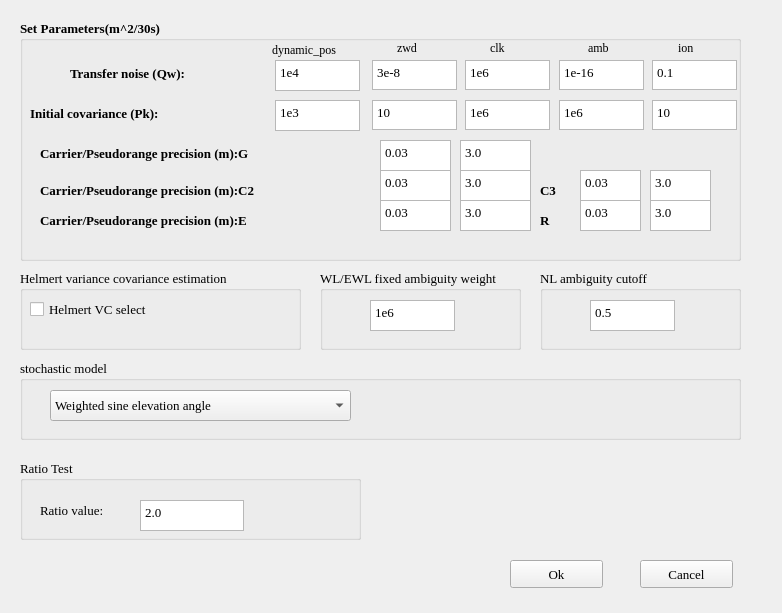
<?xml version="1.0" encoding="UTF-8"?>
<ui version="4.0">
 <class>ConfigWidget</class>
 <widget class="QWidget" name="ConfigWidget">
  <property name="geometry">
   <rect>
    <x>0</x>
    <y>0</y>
    <width>782</width>
    <height>613</height>
   </rect>
  </property>
  <property name="font">
   <font>
    <family>Times New Roman</family>
    <pointsize>10</pointsize>
   </font>
  </property>
  <property name="windowTitle">
   <string>ConfigWidget</string>
  </property>
  <property name="windowIcon">
   <iconset resource="resources.qrc">
    <normaloff>:/resources/icon3.png</normaloff>:/resources/icon3.png</iconset>
  </property>
  <widget class="QGroupBox" name="groupBox_del_2">
   <property name="geometry">
    <rect>
     <x>20</x>
     <y>20</y>
     <width>721</width>
     <height>241</height>
    </rect>
   </property>
   <property name="font">
    <font>
     <family>Times New Roman</family>
     <pointsize>10</pointsize>
     <weight>75</weight>
     <bold>true</bold>
    </font>
   </property>
   <property name="title">
    <string>Set Parameters(m^2/30s)</string>
   </property>
   <widget class="QPlainTextEdit" name="Qw_pos">
    <property name="geometry">
     <rect>
      <x>255</x>
      <y>40</y>
      <width>85</width>
      <height>31</height>
     </rect>
    </property>
    <property name="font">
     <font>
      <family>Times New Roman</family>
      <pointsize>10</pointsize>
      <weight>50</weight>
      <bold>false</bold>
     </font>
    </property>
    <property name="plainText">
     <string>1e4</string>
    </property>
   </widget>
   <widget class="QLabel" name="Qw_label">
    <property name="geometry">
     <rect>
      <x>50</x>
      <y>45</y>
      <width>201</width>
      <height>16</height>
     </rect>
    </property>
    <property name="text">
     <string>Transfer noise (Qw):</string>
    </property>
   </widget>
   <widget class="QPlainTextEdit" name="Qw_zwd">
    <property name="geometry">
     <rect>
      <x>352</x>
      <y>40</y>
      <width>85</width>
      <height>30</height>
     </rect>
    </property>
    <property name="font">
     <font>
      <family>Times New Roman</family>
      <pointsize>10</pointsize>
      <weight>50</weight>
      <bold>false</bold>
     </font>
    </property>
    <property name="plainText">
     <string>3e-8</string>
    </property>
   </widget>
   <widget class="QLabel" name="Pk_label">
    <property name="geometry">
     <rect>
      <x>10</x>
      <y>85</y>
      <width>251</width>
      <height>16</height>
     </rect>
    </property>
    <property name="text">
     <string>Initial covariance (Pk):</string>
    </property>
   </widget>
   <widget class="QLabel" name="label">
    <property name="geometry">
     <rect>
      <x>252</x>
      <y>20</y>
      <width>91</width>
      <height>20</height>
     </rect>
    </property>
    <property name="font">
     <font>
      <family>Times New Roman</family>
      <pointsize>9</pointsize>
      <weight>50</weight>
      <bold>false</bold>
     </font>
    </property>
    <property name="text">
     <string>dynamic_pos</string>
    </property>
   </widget>
   <widget class="QLabel" name="label_2">
    <property name="geometry">
     <rect>
      <x>377</x>
      <y>20</y>
      <width>31</width>
      <height>16</height>
     </rect>
    </property>
    <property name="font">
     <font>
      <family>Times New Roman</family>
      <pointsize>9</pointsize>
      <weight>50</weight>
      <bold>false</bold>
     </font>
    </property>
    <property name="text">
     <string>zwd</string>
    </property>
   </widget>
   <widget class="QLabel" name="label_3">
    <property name="geometry">
     <rect>
      <x>470</x>
      <y>20</y>
      <width>31</width>
      <height>16</height>
     </rect>
    </property>
    <property name="font">
     <font>
      <family>Times New Roman</family>
      <pointsize>9</pointsize>
      <weight>50</weight>
      <bold>false</bold>
     </font>
    </property>
    <property name="text">
     <string>clk</string>
    </property>
   </widget>
   <widget class="QPlainTextEdit" name="Qw_clk">
    <property name="geometry">
     <rect>
      <x>445</x>
      <y>40</y>
      <width>85</width>
      <height>30</height>
     </rect>
    </property>
    <property name="font">
     <font>
      <family>Times New Roman</family>
      <pointsize>10</pointsize>
      <weight>50</weight>
      <bold>false</bold>
     </font>
    </property>
    <property name="plainText">
     <string>1e6</string>
    </property>
   </widget>
   <widget class="QLabel" name="label_4">
    <property name="geometry">
     <rect>
      <x>568</x>
      <y>20</y>
      <width>31</width>
      <height>16</height>
     </rect>
    </property>
    <property name="font">
     <font>
      <family>Times New Roman</family>
      <pointsize>9</pointsize>
      <weight>50</weight>
      <bold>false</bold>
     </font>
    </property>
    <property name="text">
     <string>amb</string>
    </property>
   </widget>
   <widget class="QPlainTextEdit" name="Qw_amb">
    <property name="geometry">
     <rect>
      <x>539</x>
      <y>40</y>
      <width>85</width>
      <height>30</height>
     </rect>
    </property>
    <property name="font">
     <font>
      <family>Times New Roman</family>
      <pointsize>10</pointsize>
      <weight>50</weight>
      <bold>false</bold>
     </font>
    </property>
    <property name="plainText">
     <string>1e-16</string>
    </property>
   </widget>
   <widget class="QLabel" name="label_5">
    <property name="geometry">
     <rect>
      <x>658</x>
      <y>20</y>
      <width>31</width>
      <height>16</height>
     </rect>
    </property>
    <property name="font">
     <font>
      <family>Times New Roman</family>
      <pointsize>9</pointsize>
      <weight>50</weight>
      <bold>false</bold>
     </font>
    </property>
    <property name="text">
     <string>ion</string>
    </property>
   </widget>
   <widget class="QPlainTextEdit" name="Qw_ion">
    <property name="geometry">
     <rect>
      <x>632</x>
      <y>40</y>
      <width>85</width>
      <height>30</height>
     </rect>
    </property>
    <property name="font">
     <font>
      <family>Times New Roman</family>
      <pointsize>10</pointsize>
      <weight>50</weight>
      <bold>false</bold>
     </font>
    </property>
    <property name="plainText">
     <string>0.1</string>
    </property>
   </widget>
   <widget class="QPlainTextEdit" name="Pk_amb">
    <property name="geometry">
     <rect>
      <x>539</x>
      <y>80</y>
      <width>85</width>
      <height>30</height>
     </rect>
    </property>
    <property name="font">
     <font>
      <family>Times New Roman</family>
      <pointsize>10</pointsize>
      <weight>50</weight>
      <bold>false</bold>
     </font>
    </property>
    <property name="plainText">
     <string>1e6</string>
    </property>
   </widget>
   <widget class="QPlainTextEdit" name="Pk_pos">
    <property name="geometry">
     <rect>
      <x>255</x>
      <y>80</y>
      <width>85</width>
      <height>31</height>
     </rect>
    </property>
    <property name="font">
     <font>
      <family>Times New Roman</family>
      <pointsize>10</pointsize>
      <weight>50</weight>
      <bold>false</bold>
     </font>
    </property>
    <property name="plainText">
     <string>1e3</string>
    </property>
   </widget>
   <widget class="QPlainTextEdit" name="Pk_ion">
    <property name="geometry">
     <rect>
      <x>632</x>
      <y>80</y>
      <width>85</width>
      <height>30</height>
     </rect>
    </property>
    <property name="font">
     <font>
      <family>Times New Roman</family>
      <pointsize>10</pointsize>
      <weight>50</weight>
      <bold>false</bold>
     </font>
    </property>
    <property name="plainText">
     <string>10</string>
    </property>
   </widget>
   <widget class="QPlainTextEdit" name="Pk_clk">
    <property name="geometry">
     <rect>
      <x>445</x>
      <y>80</y>
      <width>85</width>
      <height>30</height>
     </rect>
    </property>
    <property name="font">
     <font>
      <family>Times New Roman</family>
      <pointsize>10</pointsize>
      <weight>50</weight>
      <bold>false</bold>
     </font>
    </property>
    <property name="plainText">
     <string>1e6</string>
    </property>
   </widget>
   <widget class="QPlainTextEdit" name="Pk_zwd">
    <property name="geometry">
     <rect>
      <x>352</x>
      <y>80</y>
      <width>85</width>
      <height>30</height>
     </rect>
    </property>
    <property name="font">
     <font>
      <family>Times New Roman</family>
      <pointsize>10</pointsize>
      <weight>50</weight>
      <bold>false</bold>
     </font>
    </property>
    <property name="plainText">
     <string>10</string>
    </property>
   </widget>
   <widget class="QLabel" name="label_6">
    <property name="geometry">
     <rect>
      <x>20</x>
      <y>123</y>
      <width>341</width>
      <height>21</height>
     </rect>
    </property>
    <property name="text">
     <string>Carrier/Pseudorange precision (m):G</string>
    </property>
   </widget>
   <widget class="QPlainTextEdit" name="L_precision">
    <property name="geometry">
     <rect>
      <x>360</x>
      <y>120</y>
      <width>71</width>
      <height>31</height>
     </rect>
    </property>
    <property name="font">
     <font>
      <family>Times New Roman</family>
      <pointsize>10</pointsize>
      <weight>50</weight>
      <bold>false</bold>
     </font>
    </property>
    <property name="plainText">
     <string>0.03</string>
    </property>
   </widget>
   <widget class="QPlainTextEdit" name="P_precision">
    <property name="geometry">
     <rect>
      <x>440</x>
      <y>120</y>
      <width>71</width>
      <height>31</height>
     </rect>
    </property>
    <property name="font">
     <font>
      <family>Times New Roman</family>
      <pointsize>10</pointsize>
      <weight>50</weight>
      <bold>false</bold>
     </font>
    </property>
    <property name="plainText">
     <string>3.0</string>
    </property>
   </widget>
   <widget class="QPlainTextEdit" name="P_precision_2">
    <property name="geometry">
     <rect>
      <x>440</x>
      <y>150</y>
      <width>71</width>
      <height>31</height>
     </rect>
    </property>
    <property name="font">
     <font>
      <family>Times New Roman</family>
      <pointsize>10</pointsize>
      <weight>50</weight>
      <bold>false</bold>
     </font>
    </property>
    <property name="plainText">
     <string>3.0</string>
    </property>
   </widget>
   <widget class="QLabel" name="label_8">
    <property name="geometry">
     <rect>
      <x>20</x>
      <y>160</y>
      <width>341</width>
      <height>21</height>
     </rect>
    </property>
    <property name="text">
     <string>Carrier/Pseudorange precision (m):C2</string>
    </property>
   </widget>
   <widget class="QPlainTextEdit" name="L_precision_2">
    <property name="geometry">
     <rect>
      <x>360</x>
      <y>150</y>
      <width>71</width>
      <height>31</height>
     </rect>
    </property>
    <property name="font">
     <font>
      <family>Times New Roman</family>
      <pointsize>10</pointsize>
      <weight>50</weight>
      <bold>false</bold>
     </font>
    </property>
    <property name="plainText">
     <string>0.03</string>
    </property>
   </widget>
   <widget class="QPlainTextEdit" name="P_precision_3">
    <property name="geometry">
     <rect>
      <x>630</x>
      <y>150</y>
      <width>61</width>
      <height>31</height>
     </rect>
    </property>
    <property name="font">
     <font>
      <family>Times New Roman</family>
      <pointsize>10</pointsize>
      <weight>50</weight>
      <bold>false</bold>
     </font>
    </property>
    <property name="plainText">
     <string>3.0</string>
    </property>
   </widget>
   <widget class="QPlainTextEdit" name="L_precision_3">
    <property name="geometry">
     <rect>
      <x>560</x>
      <y>150</y>
      <width>61</width>
      <height>31</height>
     </rect>
    </property>
    <property name="font">
     <font>
      <family>Times New Roman</family>
      <pointsize>10</pointsize>
      <weight>50</weight>
      <bold>false</bold>
     </font>
    </property>
    <property name="plainText">
     <string>0.03</string>
    </property>
   </widget>
   <widget class="QLabel" name="label_9">
    <property name="geometry">
     <rect>
      <x>20</x>
      <y>190</y>
      <width>341</width>
      <height>21</height>
     </rect>
    </property>
    <property name="text">
     <string>Carrier/Pseudorange precision (m):E</string>
    </property>
   </widget>
   <widget class="QPlainTextEdit" name="P_precision_4">
    <property name="geometry">
     <rect>
      <x>440</x>
      <y>180</y>
      <width>71</width>
      <height>31</height>
     </rect>
    </property>
    <property name="font">
     <font>
      <family>Times New Roman</family>
      <pointsize>10</pointsize>
      <weight>50</weight>
      <bold>false</bold>
     </font>
    </property>
    <property name="plainText">
     <string>3.0</string>
    </property>
   </widget>
   <widget class="QPlainTextEdit" name="L_precision_4">
    <property name="geometry">
     <rect>
      <x>360</x>
      <y>180</y>
      <width>71</width>
      <height>31</height>
     </rect>
    </property>
    <property name="font">
     <font>
      <family>Times New Roman</family>
      <pointsize>10</pointsize>
      <weight>50</weight>
      <bold>false</bold>
     </font>
    </property>
    <property name="plainText">
     <string>0.03</string>
    </property>
   </widget>
   <widget class="QPlainTextEdit" name="P_precision_5">
    <property name="geometry">
     <rect>
      <x>630</x>
      <y>180</y>
      <width>61</width>
      <height>31</height>
     </rect>
    </property>
    <property name="font">
     <font>
      <family>Times New Roman</family>
      <pointsize>10</pointsize>
      <weight>50</weight>
      <bold>false</bold>
     </font>
    </property>
    <property name="plainText">
     <string>3.0</string>
    </property>
   </widget>
   <widget class="QPlainTextEdit" name="L_precision_5">
    <property name="geometry">
     <rect>
      <x>560</x>
      <y>180</y>
      <width>61</width>
      <height>31</height>
     </rect>
    </property>
    <property name="font">
     <font>
      <family>Times New Roman</family>
      <pointsize>10</pointsize>
      <weight>50</weight>
      <bold>false</bold>
     </font>
    </property>
    <property name="plainText">
     <string>0.03</string>
    </property>
   </widget>
   <widget class="QLabel" name="label_10">
    <property name="geometry">
     <rect>
      <x>520</x>
      <y>160</y>
      <width>31</width>
      <height>21</height>
     </rect>
    </property>
    <property name="text">
     <string>C3</string>
    </property>
   </widget>
   <widget class="QLabel" name="label_11">
    <property name="geometry">
     <rect>
      <x>520</x>
      <y>190</y>
      <width>31</width>
      <height>21</height>
     </rect>
    </property>
    <property name="text">
     <string>R</string>
    </property>
   </widget>
  </widget>
  <widget class="QPushButton" name="pushButton_cancel">
   <property name="geometry">
    <rect>
     <x>640</x>
     <y>560</y>
     <width>93</width>
     <height>28</height>
    </rect>
   </property>
   <property name="text">
    <string>Cancel</string>
   </property>
  </widget>
  <widget class="QPushButton" name="pushButton_ok">
   <property name="geometry">
    <rect>
     <x>510</x>
     <y>560</y>
     <width>93</width>
     <height>28</height>
    </rect>
   </property>
   <property name="text">
    <string>Ok</string>
   </property>
  </widget>
  <widget class="QGroupBox" name="groupBox">
   <property name="geometry">
    <rect>
     <x>20</x>
     <y>270</y>
     <width>281</width>
     <height>80</height>
    </rect>
   </property>
   <property name="title">
    <string>Helmert variance covariance estimation</string>
   </property>
   <widget class="QCheckBox" name="Helmert_VC">
    <property name="geometry">
     <rect>
      <x>10</x>
      <y>30</y>
      <width>171</width>
      <height>19</height>
     </rect>
    </property>
    <property name="text">
     <string>Helmert VC select</string>
    </property>
   </widget>
  </widget>
  <widget class="QGroupBox" name="groupBox_2">
   <property name="geometry">
    <rect>
     <x>20</x>
     <y>360</y>
     <width>721</width>
     <height>80</height>
    </rect>
   </property>
   <property name="title">
    <string>stochastic model</string>
   </property>
   <widget class="QComboBox" name="stochastic_model">
    <property name="geometry">
     <rect>
      <x>30</x>
      <y>30</y>
      <width>301</width>
      <height>31</height>
     </rect>
    </property>
    <item>
     <property name="text">
      <string>Weighted sine elevation angle</string>
     </property>
    </item>
    <item>
     <property name="text">
      <string>Weighted cosine elevation angle</string>
     </property>
    </item>
    <item>
     <property name="text">
      <string>Sine  elevation angle 1</string>
     </property>
    </item>
    <item>
     <property name="text">
      <string>Panda stochastic model</string>
     </property>
    </item>
   </widget>
  </widget>
  <widget class="QGroupBox" name="groupBox_3">
   <property name="geometry">
    <rect>
     <x>20</x>
     <y>460</y>
     <width>341</width>
     <height>80</height>
    </rect>
   </property>
   <property name="title">
    <string>Ratio Test</string>
   </property>
   <widget class="QLabel" name="label_7">
    <property name="geometry">
     <rect>
      <x>20</x>
      <y>40</y>
      <width>101</width>
      <height>21</height>
     </rect>
    </property>
    <property name="text">
     <string>Ratio value:</string>
    </property>
   </widget>
   <widget class="QPlainTextEdit" name="Ratio_value">
    <property name="geometry">
     <rect>
      <x>120</x>
      <y>40</y>
      <width>104</width>
      <height>31</height>
     </rect>
    </property>
    <property name="plainText">
     <string>2.0</string>
    </property>
   </widget>
  </widget>
  <widget class="QGroupBox" name="groupBox_4">
   <property name="geometry">
    <rect>
     <x>320</x>
     <y>270</y>
     <width>201</width>
     <height>80</height>
    </rect>
   </property>
   <property name="title">
    <string>WL/EWL fixed ambiguity weight</string>
   </property>
   <widget class="QPlainTextEdit" name="WL_weight">
    <property name="geometry">
     <rect>
      <x>50</x>
      <y>30</y>
      <width>85</width>
      <height>31</height>
     </rect>
    </property>
    <property name="font">
     <font>
      <family>Times New Roman</family>
      <pointsize>10</pointsize>
      <weight>50</weight>
      <bold>false</bold>
     </font>
    </property>
    <property name="plainText">
     <string>1e6</string>
    </property>
   </widget>
  </widget>
  <widget class="QGroupBox" name="groupBox_5">
   <property name="geometry">
    <rect>
     <x>540</x>
     <y>270</y>
     <width>201</width>
     <height>80</height>
    </rect>
   </property>
   <property name="title">
    <string>NL ambiguity cutoff</string>
   </property>
   <widget class="QPlainTextEdit" name="NL_cutoff">
    <property name="geometry">
     <rect>
      <x>50</x>
      <y>30</y>
      <width>85</width>
      <height>31</height>
     </rect>
    </property>
    <property name="font">
     <font>
      <family>Times New Roman</family>
      <pointsize>10</pointsize>
      <weight>50</weight>
      <bold>false</bold>
     </font>
    </property>
    <property name="plainText">
     <string>0.5</string>
    </property>
   </widget>
  </widget>
 </widget>
 <resources>
  <include location="resources.qrc"/>
 </resources>
 <connections/>
</ui>
